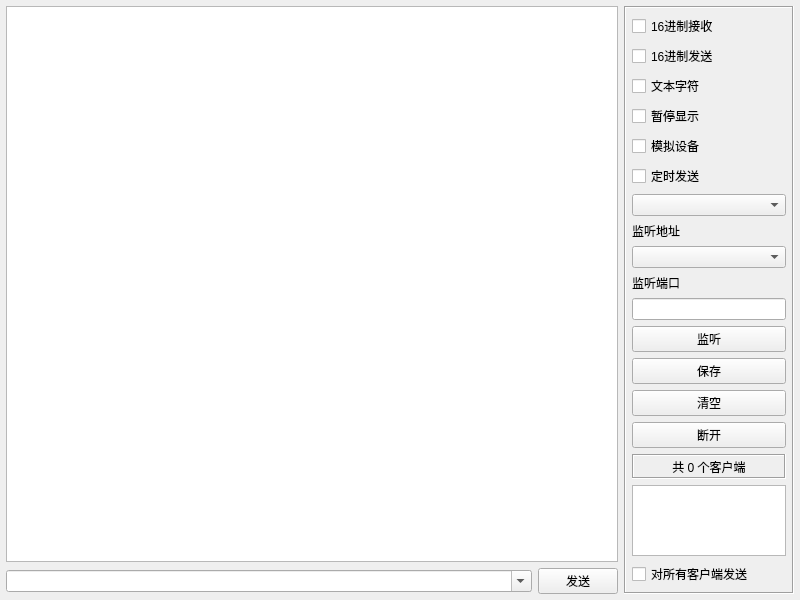
<?xml version="1.0" encoding="UTF-8"?>
<ui version="4.0">
 <class>frmWebServer</class>
 <widget class="QWidget" name="frmWebServer">
  <property name="geometry">
   <rect>
    <x>0</x>
    <y>0</y>
    <width>800</width>
    <height>600</height>
   </rect>
  </property>
  <property name="windowTitle">
   <string>Form</string>
  </property>
  <layout class="QGridLayout" name="gridLayout">
   <property name="leftMargin">
    <number>6</number>
   </property>
   <property name="topMargin">
    <number>6</number>
   </property>
   <property name="rightMargin">
    <number>6</number>
   </property>
   <property name="bottomMargin">
    <number>6</number>
   </property>
   <item row="0" column="0">
    <widget class="QTextEdit" name="txtMain">
     <property name="readOnly">
      <bool>true</bool>
     </property>
    </widget>
   </item>
   <item row="0" column="1" rowspan="2">
    <widget class="QFrame" name="frame">
     <property name="minimumSize">
      <size>
       <width>170</width>
       <height>0</height>
      </size>
     </property>
     <property name="maximumSize">
      <size>
       <width>170</width>
       <height>16777215</height>
      </size>
     </property>
     <property name="frameShape">
      <enum>QFrame::Box</enum>
     </property>
     <property name="frameShadow">
      <enum>QFrame::Sunken</enum>
     </property>
     <layout class="QVBoxLayout" name="verticalLayout_3">
      <property name="leftMargin">
       <number>6</number>
      </property>
      <property name="topMargin">
       <number>6</number>
      </property>
      <property name="rightMargin">
       <number>6</number>
      </property>
      <property name="bottomMargin">
       <number>6</number>
      </property>
      <item>
       <widget class="QCheckBox" name="ckHexReceive">
        <property name="text">
         <string>16进制接收</string>
        </property>
       </widget>
      </item>
      <item>
       <widget class="QCheckBox" name="ckHexSend">
        <property name="text">
         <string>16进制发送</string>
        </property>
       </widget>
      </item>
      <item>
       <widget class="QCheckBox" name="ckAscii">
        <property name="text">
         <string>文本字符</string>
        </property>
       </widget>
      </item>
      <item>
       <widget class="QCheckBox" name="ckShow">
        <property name="text">
         <string>暂停显示</string>
        </property>
       </widget>
      </item>
      <item>
       <widget class="QCheckBox" name="ckDebug">
        <property name="text">
         <string>模拟设备</string>
        </property>
       </widget>
      </item>
      <item>
       <widget class="QCheckBox" name="ckAutoSend">
        <property name="text">
         <string>定时发送</string>
        </property>
       </widget>
      </item>
      <item>
       <widget class="QComboBox" name="cboxInterval"/>
      </item>
      <item>
       <widget class="QLabel" name="labListenIP">
        <property name="text">
         <string>监听地址</string>
        </property>
       </widget>
      </item>
      <item>
       <widget class="QComboBox" name="cboxListenIP"/>
      </item>
      <item>
       <widget class="QLabel" name="labListenPort">
        <property name="text">
         <string>监听端口</string>
        </property>
       </widget>
      </item>
      <item>
       <widget class="QLineEdit" name="txtListenPort"/>
      </item>
      <item>
       <widget class="QPushButton" name="btnListen">
        <property name="text">
         <string>监听</string>
        </property>
       </widget>
      </item>
      <item>
       <widget class="QPushButton" name="btnSave">
        <property name="text">
         <string>保存</string>
        </property>
       </widget>
      </item>
      <item>
       <widget class="QPushButton" name="btnClear">
        <property name="text">
         <string>清空</string>
        </property>
       </widget>
      </item>
      <item>
       <widget class="QPushButton" name="btnClose">
        <property name="text">
         <string>断开</string>
        </property>
       </widget>
      </item>
      <item>
       <widget class="QLabel" name="labCount">
        <property name="minimumSize">
         <size>
          <width>0</width>
          <height>25</height>
         </size>
        </property>
        <property name="frameShape">
         <enum>QFrame::Box</enum>
        </property>
        <property name="frameShadow">
         <enum>QFrame::Sunken</enum>
        </property>
        <property name="text">
         <string>共 0 个客户端</string>
        </property>
        <property name="alignment">
         <set>Qt::AlignCenter</set>
        </property>
       </widget>
      </item>
      <item>
       <widget class="QListWidget" name="listWidget"/>
      </item>
      <item>
       <widget class="QCheckBox" name="ckSelectAll">
        <property name="text">
         <string>对所有客户端发送</string>
        </property>
       </widget>
      </item>
     </layout>
    </widget>
   </item>
   <item row="1" column="0">
    <widget class="QWidget" name="widget" native="true">
     <layout class="QHBoxLayout" name="layTcpServer">
      <property name="leftMargin">
       <number>0</number>
      </property>
      <property name="topMargin">
       <number>0</number>
      </property>
      <property name="rightMargin">
       <number>0</number>
      </property>
      <property name="bottomMargin">
       <number>0</number>
      </property>
      <item>
       <widget class="QComboBox" name="cboxData">
        <property name="sizePolicy">
         <sizepolicy hsizetype="Ignored" vsizetype="Fixed">
          <horstretch>0</horstretch>
          <verstretch>0</verstretch>
         </sizepolicy>
        </property>
        <property name="editable">
         <bool>true</bool>
        </property>
       </widget>
      </item>
      <item>
       <widget class="QPushButton" name="btnSend">
        <property name="minimumSize">
         <size>
          <width>80</width>
          <height>0</height>
         </size>
        </property>
        <property name="maximumSize">
         <size>
          <width>80</width>
          <height>16777215</height>
         </size>
        </property>
        <property name="text">
         <string>发送</string>
        </property>
       </widget>
      </item>
     </layout>
    </widget>
   </item>
  </layout>
 </widget>
 <tabstops>
  <tabstop>txtMain</tabstop>
  <tabstop>cboxData</tabstop>
  <tabstop>btnSend</tabstop>
  <tabstop>ckHexReceive</tabstop>
  <tabstop>ckHexSend</tabstop>
  <tabstop>ckAscii</tabstop>
  <tabstop>ckShow</tabstop>
  <tabstop>ckDebug</tabstop>
  <tabstop>ckAutoSend</tabstop>
  <tabstop>cboxInterval</tabstop>
  <tabstop>cboxListenIP</tabstop>
  <tabstop>txtListenPort</tabstop>
  <tabstop>btnListen</tabstop>
  <tabstop>btnSave</tabstop>
  <tabstop>btnClear</tabstop>
  <tabstop>btnClose</tabstop>
  <tabstop>listWidget</tabstop>
  <tabstop>ckSelectAll</tabstop>
 </tabstops>
 <resources/>
 <connections/>
</ui>
